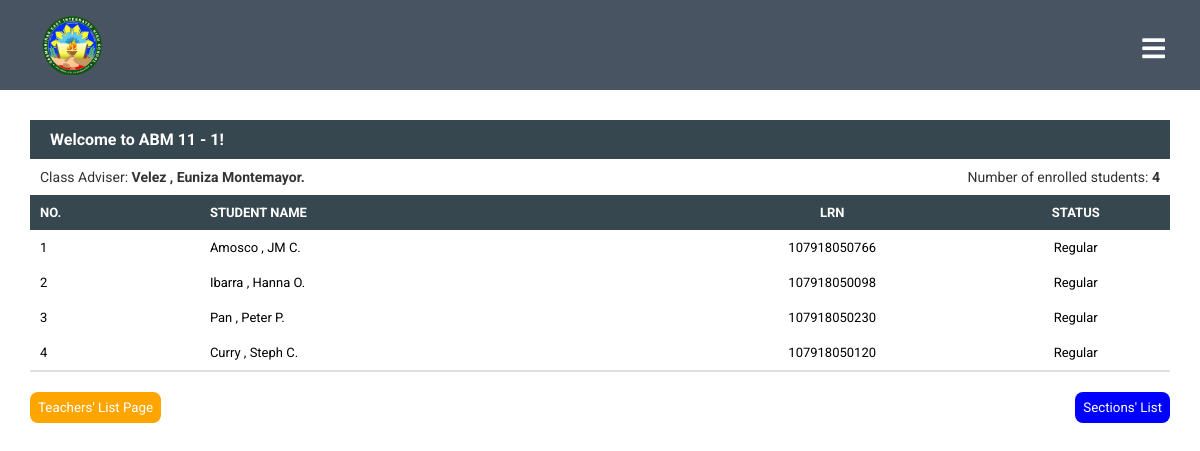
Screenshot of /Admin/sectionStudents.php?secname=ABM 11 - 1 with the database file from the repository.
### tables this page shows
CREATE TABLE IF NOT EXISTS `tbl_section` (
`section_ID` int(25) NOT NULL,
  `section_name` varchar(255) NOT NULL
);

CREATE TABLE IF NOT EXISTS `tbl_teacher` (
`teacher_ID` int(25) NOT NULL,
  `teacher_lname` varchar(255) NOT NULL,
  `teacher_fname` varchar(255) NOT NULL,
  `teacher_mname` varchar(255) NOT NULL,
  `teacher_email_address` varchar(255) NOT NULL,
  `teacher_sex` varchar(25) NOT NULL,
  `teacher_bday` date NOT NULL,
  `teacher_address` varchar(255) NOT NULL,
  `teacher_contact_number` varchar(12) NOT NULL,
  `strands_name` varchar(255) NOT NULL,
  `section_name` varchar(255) NOT NULL,
  `subject_teaching` varchar(300) NOT NULL,
  `teacher_status` varchar(255) NOT NULL
);

CREATE TABLE IF NOT EXISTS `tbl_student` (
`stud_ID` int(25) NOT NULL,
  `stud_firstname` varchar(255) NOT NULL,
  `stud_middleinitial` varchar(5) NOT NULL,
  `stud_lastname` varchar(255) NOT NULL,
  `stud_lrn` bigint(30) NOT NULL,
  `email_address` varchar(255) NOT NULL,
  `sex` varchar(10) NOT NULL,
  `bday` date NOT NULL,
  `student_address` varchar(255) NOT NULL,
  `student_guardian` varchar(255) NOT NULL,
  `guardian_contact_number` varchar(255) NOT NULL,
  `section_name` varchar(255) NOT NULL,
  `student_status` varchar(25) NOT NULL,
  `track_desc` varchar(255) NOT NULL,
  `strands_name` varchar(255) NOT NULL,
  `yearlevel_name` varchar(255) NOT NULL,
  `schoolyear` varchar(50) NOT NULL
);

### Admin/sectionStudents.php (the view, shortened to what this page needs)
<?php
include("../dbconnect.php");
$secname = $_GET['secname'];
$sql = mysqli_query($conn, "SELECT * FROM tbl_student WHERE section_name = '$secname'");
$sql1 = mysqli_query($conn, "SELECT * FROM tbl_section WHERE section_name = '$secname'");
$sql2 = mysqli_query($conn, "SELECT * FROM tbl_teacher WHERE section_name = '$secname'");
$sql3 = mysqli_query($conn, "SELECT COUNT(*) as num FROM tbl_student WHERE section_name = '$secname'");
$IDcount = mysqli_fetch_assoc($sql3);
?>
<!DOCTYPE html>
<html>
<head>
	<link rel="stylesheet" type="text/css" href="css/table_design.css">
</head>
<body>
	<?php
		include('navbar.php')
	?>
	<div class="container">
		<div class="header">
			<?php
				while($list = mysqli_fetch_assoc($sql1)){
			?>
			<h4>Welcome to <?php echo $list['section_name']; ?>!</h4>
			<?php
				}
			?>
		</div>
		<table>
			<tr class="adviser">
			<?php
				while($list1 = mysqli_fetch_assoc($sql2)){
			?>
				<td colspan="2" class="head1">Class Adviser: <b><?php echo $list1['teacher_lname'].' , '. $list1['teacher_fname'].'  '. $list1['teacher_mname'].'.'; ?></b></td>
			<?php
				}
			?>
				<td colspan="3" align="right" class="head1">Number of enrolled students: <b><?php echo $IDcount['num'] ?></b></td>
			</tr>
			<tr>
				<td class="head">No.</td>
				<td class="head" align="left">Student Name</td>
				<td class="head" align="center">LRN</td>
				<td class="head" align="center">Status</td>
			</tr>
			<?php
				$no = 1;
				while($list2 = mysqli_fetch_assoc($sql)){
			?>
			<tr class="content">
				<td align="left"><?php echo $no; ?></td>
				<td align="left"><?php echo $list2['stud_lastname'].' , '. $list2['stud_firstname'].'  '. $list2['stud_middleinitial'].'.'; ?></td>
				<td align="center"><?php echo $list2['stud_lrn']; ?></td>
				<td align="center"><?php echo $list2['student_status']; ?></td>
			</tr>
			<?php
				$no++ ;
				}
			?>
		</table>
		<button class="footer">
			<a href="teacherslist.php">Teachers' List Page</a>
		</button>
		<button class="footer1">
			<a href="sectionslist.php">Sections' List</a>
		</button>
	</div>
</body>
</html>

### Admin/css/table_design.css (style rules this page uses)
* { margin: 0; padding: 0; font-family: sans-serif; }
.container { margin:120px 30px 0 30px; }
.header h4 { padding: 10px 20px; color: white; background-color:#37474f; }
table td { padding: 10px 10px; }
table { border-bottom: 2px solid #e0e0e0;; width: 100%; border-collapse: collapse; }

### Admin/css/styles.css (style rules this page uses)
* { margin: 0; padding: 0; text-decoration: none; font-family: "Roboto", sans-serif; }

### Admin/sectionStudents.php (style rules this page uses)
.footer { padding: 7px 7px; border-radius: 8px; margin-top: 20px; border: 1px solid transparent; background: orange; }
.footer a { color: white; }
.footer1 { padding: 7px 7px; border-radius: 8px; margin-top: 20px; border: 1px solid transparent; background: blue; float: right; }
.footer1 a { color: white; }
.head1 { font-size: 14px; color: #333; }
.head { font-weight: bold; text-transform: uppercase; font-size: 13px; background-color: #37474f; color: white; }
.content { font-size: 13px; }

### rows the page displays
tbl_section: section_name "ABM 11 - 1"
tbl_teacher: teacher_lname "Velez", teacher_fname "Euniza", teacher_mname "Montemayor"
tbl_student: stud_lastname "Amosco", stud_firstname "JM", stud_middleinitial "C", stud_lrn "107918050766", student_status "Regular"
tbl_student: stud_lastname "Ibarra", stud_firstname "Hanna", stud_middleinitial "O", stud_lrn "107918050098", student_status "Regular"
tbl_student: stud_lastname "Pan", stud_firstname "Peter", stud_middleinitial "P", stud_lrn "107918050230", student_status "Regular"
tbl_student: stud_lastname "Curry", stud_firstname "Steph", stud_middleinitial "C", stud_lrn "107918050120", student_status "Regular"

### other values shown
$IDcount['num'] "4"
